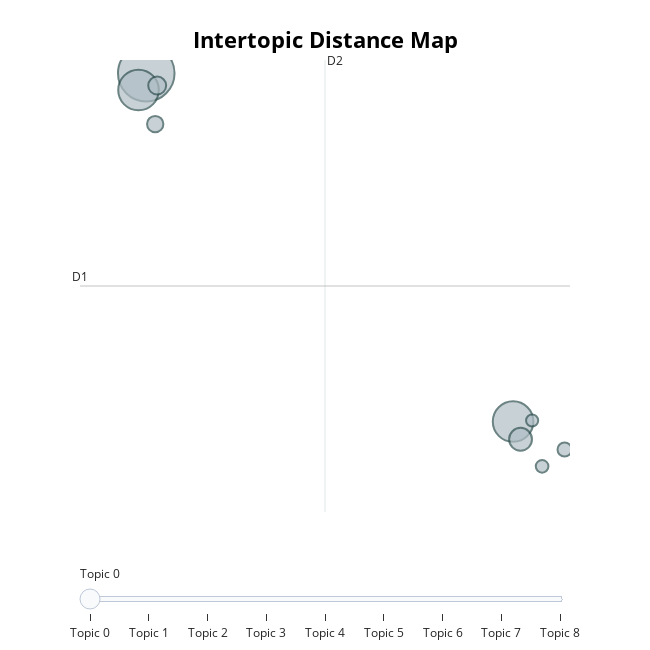

Notebook code for this chart:
### Code cell
model.visualize_topics()

### Figure 1 — Plotly figure (JSON) as saved in the notebook; plotly's stock layout.template omitted (floating-point values rounded to 4 significant figures)
{"data": [{"customdata": [[0, "actor | like | watch | movie | film", 239], [1, "love | funny | recommend | great | good", 123], [2, "bad | act | awful | dialogue | stupid", 123], [3, "waste | boring | time | dont | money", 39], [4, "music | song | sound | effect | speak", 24], [5, "plot | every | line | hole | doesnt", 20], [6, "never | forget | cease | meaning | wont", 15], [7, "psychological | sense | attention | attempt | try", 12], [8, "script | flaw | hole | big | know", 11]], "hovertemplate": "<b>Topic %{customdata[0]}</b><br>%{customdata[1]}<br>Size: %{customdata[2]}", "legendgroup": "", "marker": {"color": "#B0BEC5", "line": {"color": "DarkSlateGrey", "width": 2}, "size": [239, 123, 123, 39, 24, 20, 15, 12, 11], "sizemode": "area", "sizeref": 0.1494, "symbol": "circle"}, "mode": "markers", "name": "", "orientation": "v", "showlegend": false, "type": "scatter", "x": [-14.03, -14.31, -0.5721, -0.2983, -13.63, -13.7, 1.318, 0.4924, 0.1262], "xaxis": "x", "y": [3.133, 2.543, -9.173, -9.8, 2.699, 1.338, -10.16, -10.76, -9.136], "yaxis": "y"}], "layout": {"annotations": [{"showarrow": false, "text": "D1", "x": -16.46, "y": -4.383, "yshift": 10}, {"showarrow": false, "text": "D2", "x": -7.473, "xshift": 10, "y": 3.603}], "height": 650, "hoverlabel": {"bgcolor": "white", "font": {"family": "Rockwell", "size": 16}}, "legend": {"itemsizing": "constant", "tracegroupgap": 0}, "margin": {"t": 60}, "shapes": [{"line": {"color": "#CFD8DC", "width": 2}, "type": "line", "x0": -7.473, "x1": -7.473, "y0": -12.37, "y1": 3.603}, {"line": {"color": "#9E9E9E", "width": 2}, "type": "line", "x0": -16.46, "x1": 1.516, "y0": -4.383, "y1": -4.383}], "sliders": [{"active": 0, "pad": {"t": 50}, "steps": [{"args": [{"marker.color": [["red", "#B0BEC5", "#B0BEC5", "#B0BEC5", "#B0BEC5", "#B0BEC5", "#B0BEC5", "#B0BEC5", "#B0BEC5"]]}], "label": "Topic 0", "method": "update"}, {"args": [{"marker.color": [["#B0BEC5", "red", "#B0BEC5", "#B0BEC5", "#B0BEC5", "#B0BEC5", "#B0BEC5", "#B0BEC5", "#B0BEC5"]]}], "label": "Topic 1", "method": "update"}, {"args": [{"marker.color": [["#B0BEC5", "#B0BEC5", "red", "#B0BEC5", "#B0BEC5", "#B0BEC5", "#B0BEC5", "#B0BEC5", "#B0BEC5"]]}], "label": "Topic 2", "method": "update"}, {"args": [{"marker.color": [["#B0BEC5", "#B0BEC5", "#B0BEC5", "red", "#B0BEC5", "#B0BEC5", "#B0BEC5", "#B0BEC5", "#B0BEC5"]]}], "label": "Topic 3", "method": "update"}, {"args": [{"marker.color": [["#B0BEC5", "#B0BEC5", "#B0BEC5", "#B0BEC5", "red", "#B0BEC5", "#B0BEC5", "#B0BEC5", "#B0BEC5"]]}], "label": "Topic 4", "method": "update"}, {"args": [{"marker.color": [["#B0BEC5", "#B0BEC5", "#B0BEC5", "#B0BEC5", "#B0BEC5", "red", "#B0BEC5", "#B0BEC5", "#B0BEC5"]]}], "label": "Topic 5", "method": "update"}, {"args": [{"marker.color": [["#B0BEC5", "#B0BEC5", "#B0BEC5", "#B0BEC5", "#B0BEC5", "#B0BEC5", "red", "#B0BEC5", "#B0BEC5"]]}], "label": "Topic 6", "method": "update"}, {"args": [{"marker.color": [["#B0BEC5", "#B0BEC5", "#B0BEC5", "#B0BEC5", "#B0BEC5", "#B0BEC5", "#B0BEC5", "red", "#B0BEC5"]]}], "label": "Topic 7", "method": "update"}, {"args": [{"marker.color": [["#B0BEC5", "#B0BEC5", "#B0BEC5", "#B0BEC5", "#B0BEC5", "#B0BEC5", "#B0BEC5", "#B0BEC5", "red"]]}], "label": "Topic 8", "method": "update"}]}], "title": {"font": {"color": "Black", "size": 22}, "text": "<b>Intertopic Distance Map</b>", "x": 0.5, "xanchor": "center", "y": 0.95, "yanchor": "top"}, "width": 650, "xaxis": {"anchor": "y", "domain": [0, 1], "range": [-16.46, 1.516], "title": {"text": ""}, "visible": false}, "yaxis": {"anchor": "x", "domain": [0, 1], "range": [-12.37, 3.603], "title": {"text": ""}, "visible": false}}}
